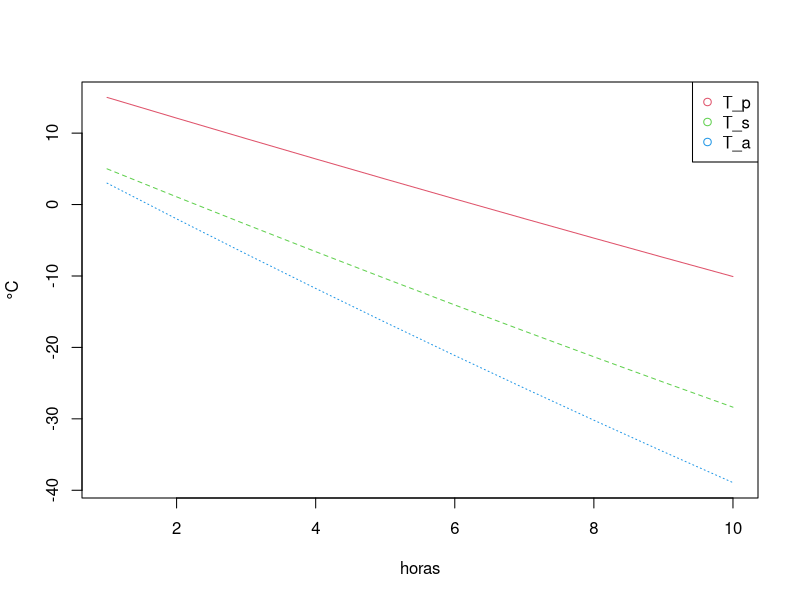
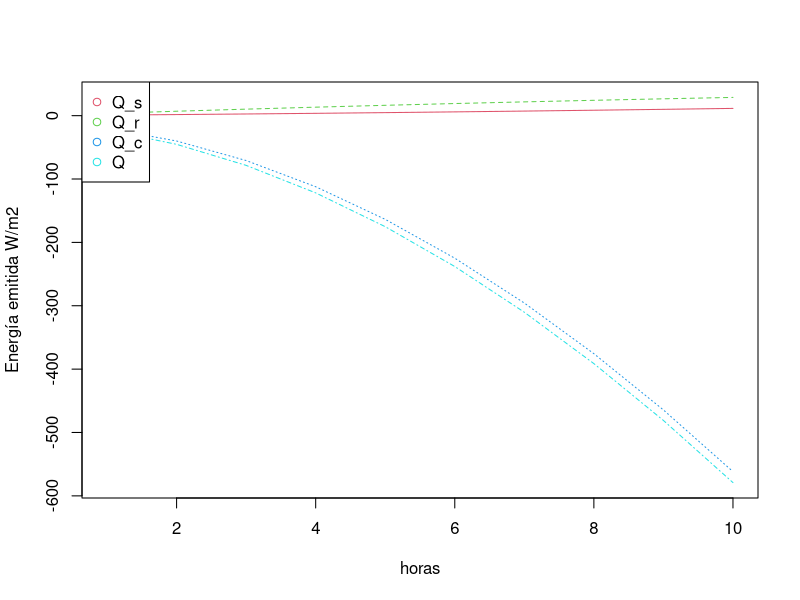
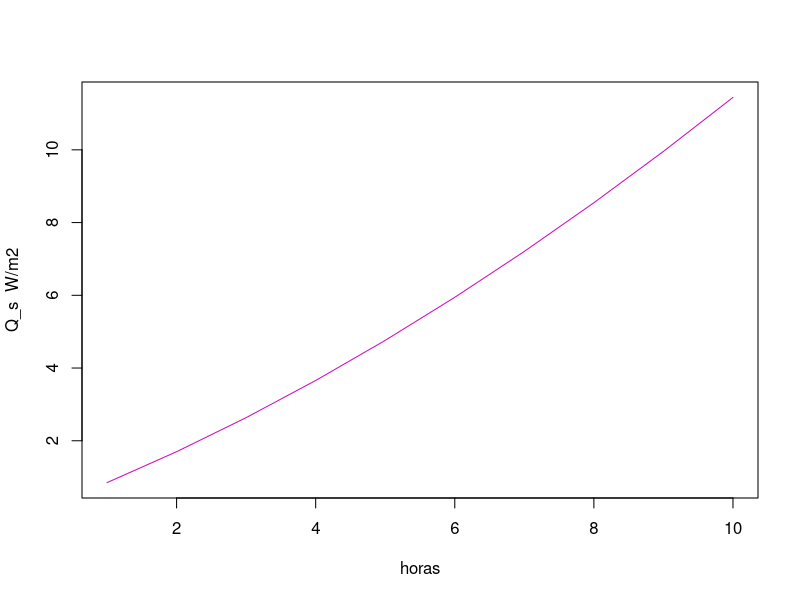
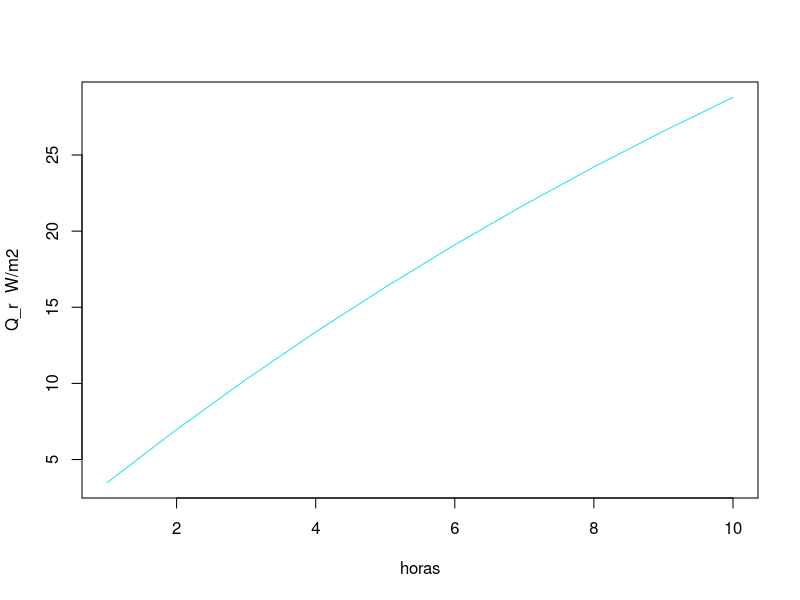
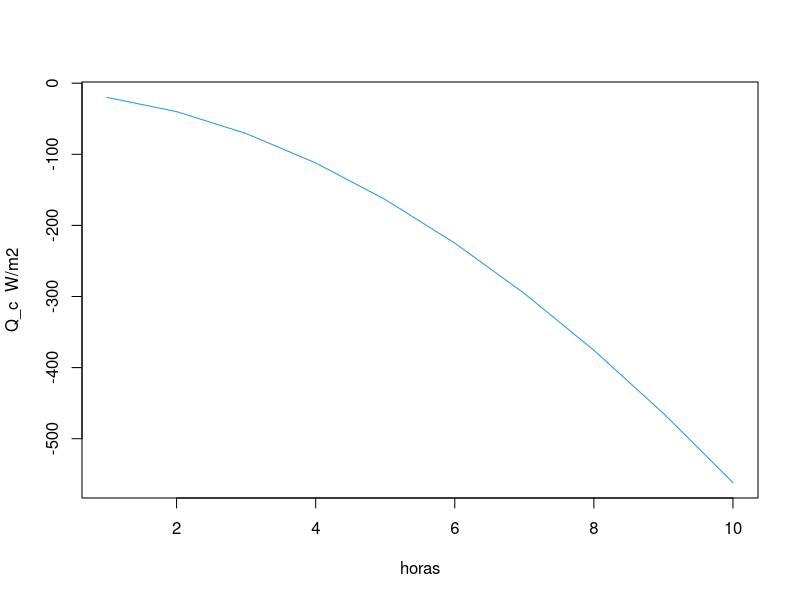

R code for these plots, in order:
#' ---
#' title: "Difusión del calor en noches de helada: experimentos y modelo simplificado"
#' author: "Ana Laura Diedrichs"
#' 
#' ---
#' 
#' \pagenumbering{gobble}
#' Introducción al modelo y sus objetivos 
#' ---
#' Las heladas constituyen uno de los accidentes de tiempo que causan grandes pérdidas 
#' económicas, a la agricultura en la Argentina y gran parte del mundo, e impacto
#' social al verse afectado los cultivos de los productores, debido a que no son fenómenos 
#' locales sino extensivos. Existen varias definiciones de helada como considerar helada a las 
#' temperaturas mínimas menores a 0 °C. La más apropiada desde el punto de vista agronómico
#' es considerar a la helada como el evento meteorológico que ocurre cuando los cultivos 
#'         y otras plantas experimentan daño por congelación. El daño causado por heladas ocurre 
#' cuando las temperaturas están debajo de un límite tolerable para
#' los cultivos. El umbral de resistencia de las plantas al frío varía de acuerdo 
#' al estado fenológico en el que se encuentren (floración, frutos o yemas presentes, etc).
#' 
#'  El descenso térmico que caracteriza una noche de helada está determinado por 
#'  un balance calórico negativo
#' del entorno. Intervienen varias causas de pérdida del calor del sistema que denominaremos 
#' como flujos salientes
#' o entrantes cuya unidad es $W/m^2$ (watts por metro cuadrado). El presente trabajo pretende
#' presentar un modelo simplificado de propagación de calor.
#' 
#' **OBJETIVO: Evaluar la propagación de calor $Q$ en la superficie del suelo teniendo en cuenta los flujos de propagación
#' de calor en el suelo $Q_s$, pérdida de calor por radiación $Q_r$ y por convección $Q_c$, 
#' resultando como ecuación de balance la siguiente **
#' 
#' $$Q = Q_s - Q_r + Q_c$$
#' 
#' Para ello consideraremos
#' una disminución de la temperatura proporcional a su coeficiente de cambio negativo. Definimos tres temperaturas en grados Kelvin:
#'  
#' * $T_p$ a 1 m de profundidad y su coeficiente $c_p$, 
#' * $T_s$ en superficie del suelo y su coeficiente $c_s$
#' * $T_a$ temperatura a 1 m de altura sobre superficie y su coeficiente $c_a$.
#' 
#' Esto lo realizamos para simular temperaturas en disminución. 
#' En un sistema más realista estas serían variables de entrada.
#' 
#' Los flujos entrantes y salientes serían:
#' 
#' * Propagación de calor hacia la superficie del suelo calculada como 
#' $$Q_s=-k* Area_{subsuelo} * (T_s - T_p)$$,
#'  donde k es la constante de conductividad característica propia del material.
#'  
#' * Irradiación de onda larga durante la noche emitida por el suelo calculada como 
#' $$Q_r=-\epsilon * \sigma *Area_{superficie} * T_s^4 $$ 
#' , donde $\epsilon$ es el coeficiente de emisividad del suelo, 
#' $\sigma = 5.67 * 10^{-8} \frac{J}{m^2 s K}$ la constante de Stefan-Boltzmann.
#'  
#' * Pérdida de calor por convección determinada como 
#' $$Q_c = h * Area_{superficie} *  (T_a - T_p) $$, siendo  $h$ una 
#' constante de convección
#' 
#' ![Gráfico a modo ilustrativo del modelo de difusión](modelo_difusion.png)
#' 
#' Este modelo presenta muchas limitaciones y es sólo una aproximación simplista sobre la difusión de calor. Las limitaciones
#' del modelo son las siguientes:
#' 
#' * se trabaja 
#' considerando una dimensión unidimensional determinando ecuaciones ordinarias lineales y 
#' evitando considerar el problema
#' de difusión de calor en todas las dimensiones que requeriría resolución numérica 
#' (por ej. usando diferencias finitas),
#' * el coeficiente k como constante sin contemplar su variación con la temperatura
#' * no se considera la influencia de la humedad en el medio
#' * consideramos a la capa superficie de suelo muy delgada como para que su volumen no influya en el problema, y 
#' por lo tanto, aplanamos el problema simplificandolo a una dimensión considerando la superficie del suelo como 
#' una fina capa entre dos rectángulos, como describe la figura.
#' 
#' Para la realización de este laboratorio se ha utilizado R (http://www.r-project.org/), un software open source 
#' con funcionalidades similares a Matlab.
#' Utilizaremos la librería *deSolve* que permite resolver ecuaciones diferenciales. Como parámetro uno puede pasarle el método de resolución numérica por ejemplo Euler, Runge Kutta, etc.
#' 
#' 
#' Constantes y condiciones iniciales
#' ---
#' 
#' Determinamos los coeficientes de disminución de temperaturas las constantes del problema
c_p <- -0.010 
c_s <- -0.014
c_a <- -0.018

#' Declaramos la constante de difusión calórica dependiente del material para suelo arenoso húmedo
k <- 0.017
#' Declaramos algún valor de emisividad para el suelo
epsilon <- 0.002
#' área de la subsuelo: 1 m profundiad por 5 m de ancho o largo de la superficie
area_subsuelo <- 1 * 5
#' área de la superficie: 5 m de largo por uno de ancho
area_suelo <- 1 * 5
#' Definimos la constante de Stefan-Boltzmann
sigma <- 5.67 * 10^-8
#' Definimos la constante de convección del aire (unidad W/(m2*K))
h <- 2
parameters <- c(c_p=c_p, c_s=c_s, c_a=c_a, k=k, epsilon=epsilon, 
                area_subsuelo=area_subsuelo, area_suelo=area_suelo, sigma=sigma)
#' temperatura profunda a 25 °C pero en Kelvin es 290
T_p_i <-290 
#' temperatura de superficie a 29 °C pero en Kelvin es 280
T_s_i <-280
#' temperatura de aire a 35 °C pero en Kelvin es 278
T_a_i <- 278

Q_s <-  -k * area_subsuelo * (T_s_i - T_p_i)
Q_r <- epsilon * area_suelo * sigma * (T_s_i^4)
Q_c <- h * area_suelo * (T_a_i - T_s_i )
Q <- Q_s - Q_r + Q_c

state <- c(T_p=T_p_i, T_s=T_s_i, T_a=T_a_i, Q_s=Q_s, Q_r=Q_r,Q_c=Q_c, Q=Q) # estados iniciales

TOTAL_TIME <<- 10  # simulamos 10 horas para ir observando
times <- seq(1, TOTAL_TIME, by = 1)

#' 
#' Resolución del modelo 
#' ---
#' 
#' Cargamos la librería *deSolve* que permite resolver ecuaciones diferenciales. 
#' Como parámetro uno puede pasarle el método de resolución numérica por ejemplo Euler, Runge Kutta, etc.
#' 

library(deSolve)
# 
DifusionCalor<-function(t, state, parameters) {
  with(as.list(c(state, parameters)),{
    dT_p <- c_p * T_p
    dT_s <- c_s * T_s
    dT_a <- c_a * T_a 
    Q_s <-  -k * area_subsuelo * (T_s - T_p)
    Q_r <- epsilon * area_suelo * sigma * (T_s^4)
    Q_c <- h * area_suelo * (T_a - T_s )
    Q <- Q_s - Q_r + Q_c
    
    list(c(dT_p,dT_s,dT_a,Q_s,Q_r,Q_c,Q))
  }) 
}
#' Llamamos a la función *ode* de la librería *deSolver*, que resuelve ecuaciones diferenciales ordinarias
resultado <- ode(y = state, times = times, 
                 func = DifusionCalor, parms = parameters, 
                 method="euler")

#' Mostramos los resultados del cálculo realizado, utilizando redondeo a dos decimales.
print(round(resultado,2))
#' Graficamos la variación de temperatura en el tiempo, convirtiendo los grados Kelvin a °C
library(graphics)
plot.new()
matplot(resultado[,2:4]-275, type = c("l"),pch=1,col=2:4,xlab = "horas",ylab="°C") 
legend("topright",legend=colnames(resultado[,2:4]),col=2:4, pch=1) 

#' El comando anterior construye la gráfica y le agrega una leyenda o referencia
#' Graficamos todos los flujos Q
matplot(resultado[,5:8],type=c("l"),pch=1,col=2:6,xlab ="horas",ylab = "Energía emitida W/m2")
legend("topleft",legend=colnames(resultado[,5:8]), col=2:6, pch=1)
#' Graficamos individualmente cada uno de los flujos 
matplot(resultado[,5], 
        type = c("l"),
        pch=1,col = 6,
        xlab = "horas", 
        ylab = paste(colnames(resultado)[5]," W/m2"))

matplot(resultado[,6], type = c("l"),pch=1,col = 5,xlab = "horas", 
        ylab = paste(colnames(resultado)[6]," W/m2"))

matplot(resultado[,7], type = c("l"),pch=1,col = 4,xlab = "horas", 
        ylab = paste(colnames(resultado)[7]," W/m2"))

#' 
#' Conclusiones
#' ---
#' 
#' En los resultados podemos notar la liberación de calor de los tres flujos y la principal incidencia
#' de la convección, que presenta una gran influencia en la pérdida de calor de la superficie del suelo.
#' Para realizar un modelo más realista habría que considerar un modelo tridimensional y por consiguiente 
#' utilizar otros métodos de resolución numéricos para calcular el gradiente de diferencias de temperaturas.
#' Otro aspecto es la turbulencia que no ha sido considerada en este problema.
#' 
#'  REFERENCIAS
#'  
#' [1] Soetaert, K., Meysman, F., & Petzoldt, T. (2010). 
#' Solving differential equations in R. AIP Conference Proceedings, 1281(December),
#'  31–34. doi:10.1063/1.3498463 
#'  
#'  
#' [2] Seinfeld J. H. and Pandis S. N. “Atmospheric Chemistry
#'   and Physics from Air Pollution to Climate Change” pag. 801.
#'   
#'   
